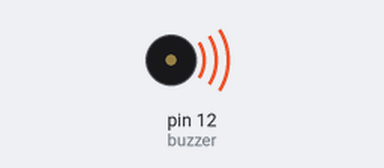
Simulated run of this sketch. Board: Arduino Uno, built with avr-gcc and run on an emulated ATmega328P. Shown: buzzer (waves = sounding).

Above: at 1.0 s.
At 3.3 s:
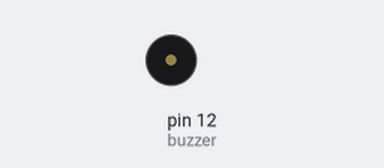
Timing chart, 0 to 4.0 s (numbered marks = the images above):
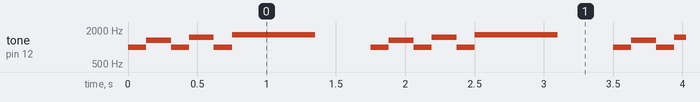

Measured:
- by itself, tone on pin 12 (buzzer): repeats every 1.8 s: 1318 Hz 0.18 s, 987 Hz 0.13 s, 1479 Hz 0.18 s, 987 Hz 0.13 s, 1661 Hz 0.60 s, silent 0.40 s, 987 Hz 0.13 s

The sketch:

Passive_buzzer.ino
```cpp
#define buzzer 12
void setup()
{
  Serial.begin(9600);
  // tone(ブザーの刺さっているピン番号,周波数、時間（ミリ秒）)
  tone(buzzer, 1000, 1000);
}
void loop()
{
  tone(buzzer,987,130);//シ
  delay(130);
  tone(buzzer,1318,180);//ミ上
  delay(180);
  tone(buzzer,987,130);//シ
  delay(130);
  tone(buzzer,1479,180);//ファ#6
  delay(180);
  tone(buzzer,987,130);//シ
  delay(130);
  tone(buzzer,1661,600);//そ#6
  delay(1000);
  //delay(1000);
/*for(i=1;i<4000;i++){
tone(buzzer,i,500);
delay(10);
Serial.println(i);
*/
}
```
